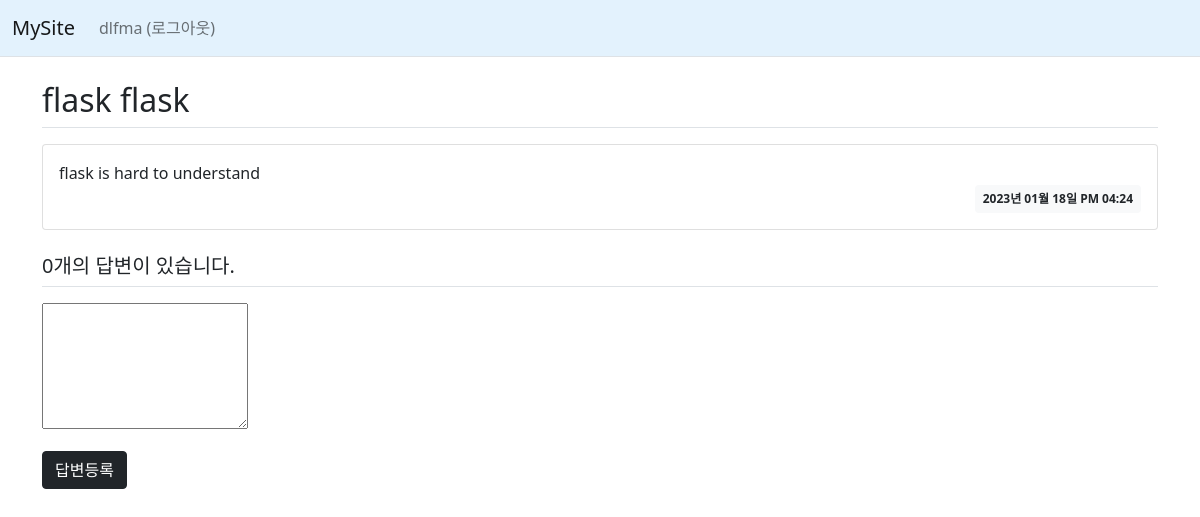
The app's page /question/detail/3/ (signed in) with its own data.
### mysite/models.py (models this page shows)
class User(db.Model):
    id = db.Column(db.Integer, primary_key=True)
    username = db.Column(db.String(150), unique=True, nullable=False)
    password = db.Column(db.String(200), nullable=False)
    email = db.Column(db.String(120), unique=True, nullable=False)

class Question(db.Model):
    id = db.Column(db.Integer, primary_key=True)
    subject = db.Column(db.String(200), nullable=False)
    content = db.Column(db.Text(), nullable=False)
    create_date = db.Column(db.DateTime(), nullable=False)

### mysite/views/question_views.py (the view)
@bp.route('/detail/<int:question_id>/')
def detail(question_id):
    question = Question.query.get_or_404(question_id)
    return render_template('question/question_detail.html', question=question)

### mysite/filter.py (called while the page is built)
def format_datetime(value, fmt='%Y년 %m월 %d일 %p %I:%M'):
    return value.strftime(fmt)

### mysite/views/auth_views.py (called while the page is built)
@bp.before_app_request
def load_logged_in_user():
    user_id = session.get('user_id')
    if user_id is None:
        g.user = None
    else:
        g.user = User.query.get(user_id)

### mysite/templates/question/question_detail.html (shortened to what this page needs)
{% extends 'base.html' %}
{% block content %}
<div class="container my-3">
    <h2 class="border-bottom py-2">{{ question.subject }}</h2>
    <div class="card my-3">
        <div class="card-body">
            <div class="card-text" style="white-space: pre-line;">{{ question.content }}</div>
            <div class="d-flex justify-content-end">
                <div class="badge bg-light text-dark p-2">
                    {{ question.create_date|datetime }}
                </div>
            </div>
        </div>
    </div>
    <h5 class="border-bottom my-3 py-2">{{ question.answer_set|length }}개의 답변이 있습니다.</h5>
    <form action="{{ url_for('answer.create', question_id=question.id) }}" method="post">
        <div class="mb-3">
            <textarea name="content" id="content" rows="5"></textarea>
        </div>
    <input type="submit" value="답변등록" class="btn btn-dark">
    </form>
</div>
{% endblock %}

### mysite/templates/navbar.html (shortened to what this page needs)
<!DOCTYPE html>
<html lang="en">
<head>
</head>
<body>
<nav class="navbar navbar-expand-lg navbar-light border-bottom", style="background-color: #e3f2fd;">
    <div class="container-fluid">
        <a class="navbar-brand" href="{{ url_for('main.hello_world') }}">MySite</a>
        <div class="collapse navbar-collapse" id="navbarSupportedContent">
            {% if g.user %}
            <ul class="navbar-nav">
                <li class="nav-item ">
                    <a class="nav-link" href="{{ url_for('auth.logout') }}">{{ g.user.username }} (로그아웃)</a>
                </li>
            </ul>
            {% endif %}
        </div>
    </div>
</nav>
</body>
</html>

### mysite/static/style.css (style rules this page uses)
a { text-decoration:none; color: inherit; }

### records on screen
User: user.username "dlfma"
Question: subject "flask flask", content "flask is hard to understand", create_date "2023년 01월 18일 PM 04:24"

### other values on screen
{{ question.answer_set|length }} "0"
